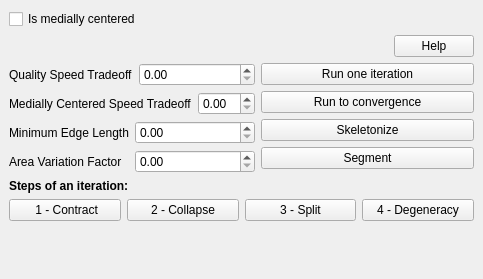
<?xml version="1.0" encoding="UTF-8"?>
<ui version="4.0">
 <class>Mean_curvature_flow_skeleton_plugin</class>
 <widget class="QDockWidget" name="Mean_curvature_flow_skeleton_plugin">
  <property name="geometry">
   <rect>
    <x>0</x>
    <y>0</y>
    <width>483</width>
    <height>279</height>
   </rect>
  </property>
  <property name="windowTitle">
   <string>DockWidget</string>
  </property>
  <widget class="QWidget" name="dockWidgetContents">
   <layout class="QVBoxLayout" name="verticalLayout_3" stretch="0,0,0,0,0,0">
    <item>
     <widget class="QCheckBox" name="is_medially_centered">
      <property name="text">
       <string>Is medially centered</string>
      </property>
     </widget>
    </item>
    <item>
     <layout class="QHBoxLayout" name="horizontalLayout_7">
      <item>
       <spacer name="horizontalSpacer">
        <property name="orientation">
         <enum>Qt::Horizontal</enum>
        </property>
        <property name="sizeHint" stdset="0">
         <size>
          <width>40</width>
          <height>20</height>
         </size>
        </property>
       </spacer>
      </item>
      <item>
       <widget class="QPushButton" name="helpButton">
        <property name="text">
         <string>Help</string>
        </property>
       </widget>
      </item>
     </layout>
    </item>
    <item>
     <layout class="QHBoxLayout" name="horizontalLayout_6">
      <item>
       <layout class="QVBoxLayout" name="verticalLayout_2">
        <item>
         <layout class="QHBoxLayout" name="horizontalLayout_2">
          <item>
           <widget class="QLabel" name="label_omega_H">
            <property name="text">
             <string>Quality Speed Tradeoff</string>
            </property>
           </widget>
          </item>
          <item>
           <widget class="QDoubleSpinBox" name="omega_H"/>
          </item>
         </layout>
        </item>
        <item>
         <layout class="QHBoxLayout" name="horizontalLayout_3">
          <item>
           <widget class="QLabel" name="label_omega_P">
            <property name="text">
             <string>Medially Centered Speed Tradeoff</string>
            </property>
           </widget>
          </item>
          <item>
           <widget class="QDoubleSpinBox" name="omega_P"/>
          </item>
         </layout>
        </item>
        <item>
         <layout class="QHBoxLayout" name="horizontalLayout_4">
          <item>
           <widget class="QLabel" name="label_min_edge_length">
            <property name="text">
             <string>Minimum Edge Length</string>
            </property>
           </widget>
          </item>
          <item>
           <widget class="QDoubleSpinBox" name="min_edge_length"/>
          </item>
         </layout>
        </item>
        <item>
         <layout class="QHBoxLayout" name="horizontalLayout_5">
          <item>
           <widget class="QLabel" name="label_delta_area">
            <property name="text">
             <string>Area Variation Factor </string>
            </property>
           </widget>
          </item>
          <item>
           <widget class="QDoubleSpinBox" name="delta_area"/>
          </item>
         </layout>
        </item>
       </layout>
      </item>
      <item>
       <layout class="QVBoxLayout" name="verticalLayout">
        <item>
         <widget class="QPushButton" name="pushButton_run">
          <property name="text">
           <string>Run one iteration</string>
          </property>
         </widget>
        </item>
        <item>
         <widget class="QPushButton" name="pushButton_converge">
          <property name="text">
           <string>Run to convergence</string>
          </property>
         </widget>
        </item>
        <item>
         <widget class="QPushButton" name="pushButton_skeletonize">
          <property name="text">
           <string>Skeletonize</string>
          </property>
         </widget>
        </item>
        <item>
         <widget class="QPushButton" name="pushButton_segment">
          <property name="text">
           <string>Segment</string>
          </property>
         </widget>
        </item>
       </layout>
      </item>
     </layout>
    </item>
    <item>
     <widget class="QLabel" name="label">
      <property name="font">
       <font>
        <weight>75</weight>
        <bold>true</bold>
       </font>
      </property>
      <property name="text">
       <string>Steps of an iteration:</string>
      </property>
     </widget>
    </item>
    <item>
     <layout class="QHBoxLayout" name="horizontalLayout">
      <item>
       <widget class="QPushButton" name="pushButton_contract">
        <property name="text">
         <string> 1 - Contract</string>
        </property>
       </widget>
      </item>
      <item>
       <widget class="QPushButton" name="pushButton_collapse">
        <property name="text">
         <string>2 - Collapse</string>
        </property>
       </widget>
      </item>
      <item>
       <widget class="QPushButton" name="pushButton_split">
        <property name="text">
         <string>3 - Split</string>
        </property>
       </widget>
      </item>
      <item>
       <widget class="QPushButton" name="pushButton_degeneracy">
        <property name="text">
         <string>4 - Degeneracy</string>
        </property>
       </widget>
      </item>
     </layout>
    </item>
    <item>
     <spacer name="verticalSpacer">
      <property name="orientation">
       <enum>Qt::Vertical</enum>
      </property>
      <property name="sizeHint" stdset="0">
       <size>
        <width>20</width>
        <height>40</height>
       </size>
      </property>
     </spacer>
    </item>
   </layout>
  </widget>
 </widget>
 <resources/>
 <connections/>
 <slots>
  <slot>contract()</slot>
 </slots>
</ui>
